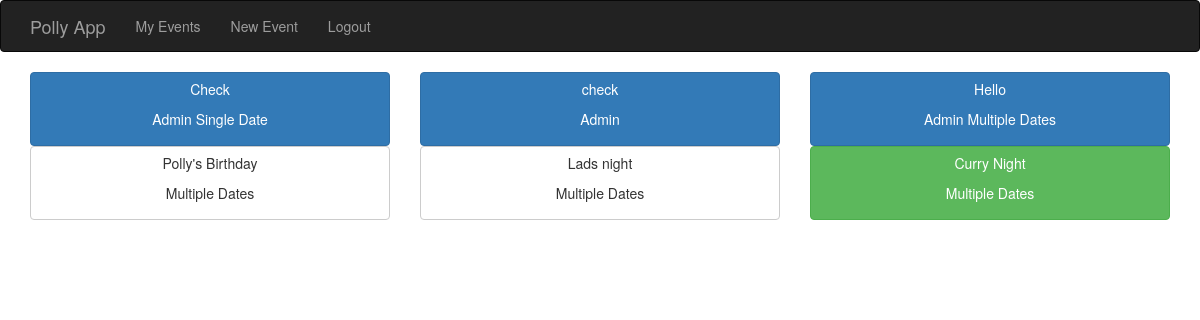
The page /index (signed in) on the database as committed earlier.
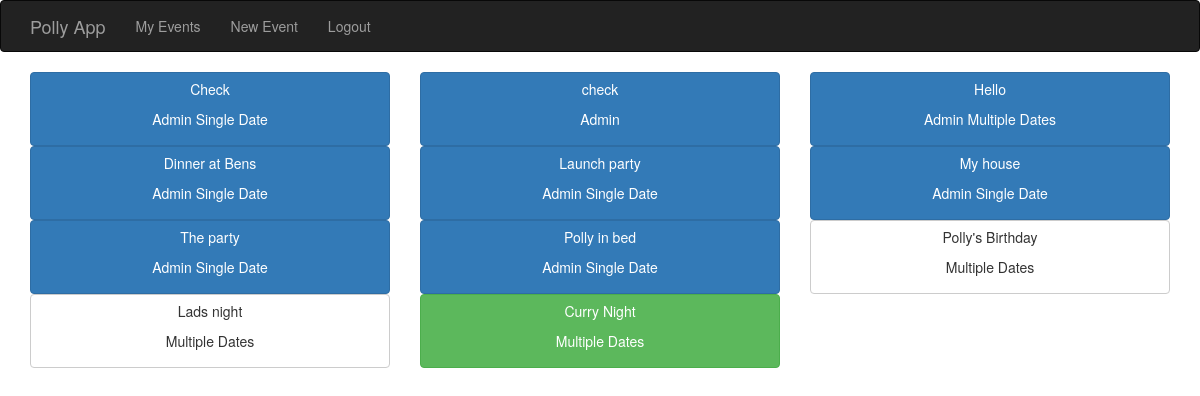
The same page on the database as committed later.
### app/models.py (models this page shows)
class Event(db.Model):
	__tablename__ = "events"
	id = db.Column(db.Integer, primary_key=True)
	name = db.Column(db.String(120), unique=False)
	admin_id = db.Column(db.Integer, db.ForeignKey("users.id"))
	deleted = db.Column(db.Boolean, unique=False, default = False)
	eventdates = db.relationship('EventDate', backref=db.backref('event', lazy='select'))  #RELATIONSHIP DECLARATION
	def __repr__(self):
		return '<Event %r>' % (self.name)

### app/views.py (the view)
@app.route('/')
@app.route('/index')
@login_required
def index():
	invites = EventInvite.query.filter_by(invited_id = current_user.id).all()
	admin_events = Event.query.filter_by(admin_id = current_user.id).all()
	invited_events = []
	for invite in invites:
		if invite.eventdate.event not in invited_events:
			invited_events.append(invite.eventdate.event)
	events_dict = {}
	for admin_event in admin_events:
		if admin_event.deleted == False:
			admin_eventdates = EventDate.query.filter_by(event_id = admin_event.id).all()
			events_dict[admin_event.id] = {"event":admin_event,"eventdates":admin_eventdates, "confirmed":False, "confirmed_date":None, "admin":True , "replied":True, "attending":True}
			for eventdate in admin_eventdates:
				if eventdate.confirmed:
					events_dict[admin_event.id]["confirmed"] = True
					events_dict[admin_event.id]["confirmed_date"] = eventdate.date
	for invited_event in invited_events:
		if invited_event.deleted == False:
			invited_eventdates = EventDate.query.filter_by(event_id = invited_event.id).all()
			events_dict[invited_event.id] = {"event":invited_event,"eventdates":invited_eventdates, "confirmed":False, "confirmed_date":None, "admin":False , "replied":False, "attending":False}
			for eventdate in invited_eventdates:
				eventinvites = EventInvite.query.filter_by(eventdate_id = eventdate.id, invited_id = current_user.id)
				if eventdate.confirmed:
					events_dict[invited_event.id]["confirmed"] = True
					events_dict[invited_event.id]["confirmed_date"] = eventdate.date
				for invite in eventinvites:
					if invite.status == 1:
						events_dict[invited_event.id]["replied"] = True
						if eventdate.confirmed:
							events_dict[invited_event.id]["attending"] = True
					if invite.status == -1:
						events_dict[invited_event.id]["replied"] = True
						if eventdate.confirmed:
							events_dict[invited_event.id]["attending"] = False
	print events_dict
	return render_template("index.html",user = current_user, events_dict = events_dict)

### app/models.py (called while the page is built)
@login_manager.user_loader
def load_user(user_id):
	return User.query.get(int(user_id))

	def __repr__(self):
		return '<EventDate %r>' % (self.date)

### app/templates/index.html (shortened to what this page needs)
{% extends "base.html" %}
{% block content %}
<div class="container">
  <div class="row">
    {%for key in events_dict.keys()%}
	<div class="col-sm-4">
	{%if events_dict[key]["replied"] == False%}
		<a href="{{url_for("event_details", event_id = events_dict[key]["event"].id)}}" class="btn btn-default btn-block ">
		<p> {{events_dict[key]["event"].name}}</p>
		<p>{% if events_dict[key]["admin"]%} Admin  {%endif%}
		{% if events_dict[key]["eventdates"]| length > 1%} Multiple Dates
		{% elif events_dict[key]["eventdates"]| length == 1%} Single Date
		{%endif%} </p>
		</a>
	{%	elif events_dict[key]["replied"] == True and events_dict[key]["confirmed"] == False%}
		<a href="{{url_for("event_details", event_id = events_dict[key]["event"].id)}}" class="btn btn-primary btn-block ">
		<p> {{events_dict[key]["event"].name}}</p>
		<p>{% if events_dict[key]["admin"]%} Admin  {%endif%}
		{% if events_dict[key]["eventdates"]| length > 1%} Multiple Dates
		{% elif events_dict[key]["eventdates"]| length == 1%} Single Date
		{%endif%} </p>
		</a>
	{%	elif events_dict[key]["replied"] == True and events_dict[key]["confirmed"] == True and events_dict[key]["attending"] == True%}
		<a href="{{url_for("event_details", event_id = events_dict[key]["event"].id)}}" class="btn btn-success btn-block ">
		<p> {{events_dict[key]["event"].name}}</p>
		<p>{% if events_dict[key]["admin"]%} Admin  {%endif%}
		{% if events_dict[key]["eventdates"]| length > 1%} Multiple Dates
		{% elif events_dict[key]["eventdates"]| length == 1%} Single Date
		{%endif%} </p>
		</a>
	{%endif%}
	</div>
	{%endfor%}
  </div>
</div>
{% endblock %}

### app/templates/base.html (shortened to what this page needs)
{% extends "bootstrap/base.html" %}
{% block navbar %}
<div class = "navbar navbar-inverse" role = "navigation">
	<div class = "container">
		<div class = "navbar-header">
		<a class = "navbar-brand" href = "{{url_for("index")}}"> Polly App </a>
		</div>
		<div class = "navbar-collapse collapse">
			<ul class = "nav navbar-nav">
				<li><a href = "{{url_for("index")}}"> My Events </a></li>
				<li><a href = "{{url_for("new_event")}}"> New Event </a></li>
				<li><a href = "{{url_for("logout")}}"> Logout </a></li>
			</ul>
		</div>
	</div>
</div>
{% endblock %}

Rows that differ between the two databases and show on the page:
added Event: name "Dinner at Bens"
added Event: name "Launch party"
added Event: name "My house"
added Event: name "The party"
added Event: name "Polly in bed"
Other text that changed with them:
new list line: "Admin Single Date"
